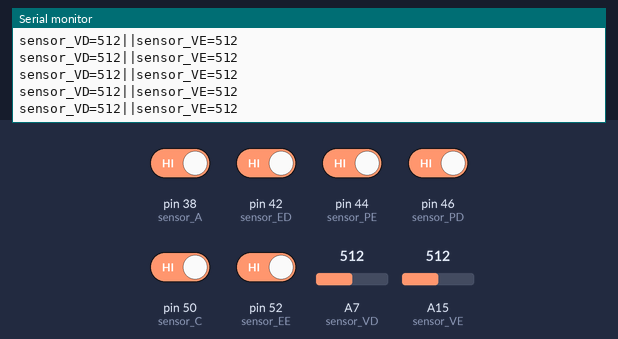
A sketch run on a simulated Arduino Mega 2560, built with avr-gcc and run on an emulated ATmega2560. Parts: the last lines printed to the serial monitor. The test bench sets the inputs (shaded band); at power-on: pin 38 (sensor_A), pin 42 (sensor_ED), pin 44 (sensor_PE), pin 46 (sensor_PD), pin 50 (sensor_C), pin 52 (sensor_EE) HIGH, A7 (sensor_VD) = 512, A15 (sensor_VE) = 512.

Above: at 1.2 s.
1.3 s: A7 (sensor_VD) set to 110
At 2.1 s:
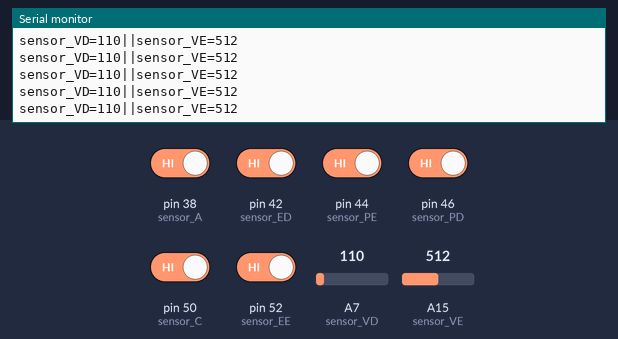
2.8 s: A7 (sensor_VD) set to 90
At 3.3 s:
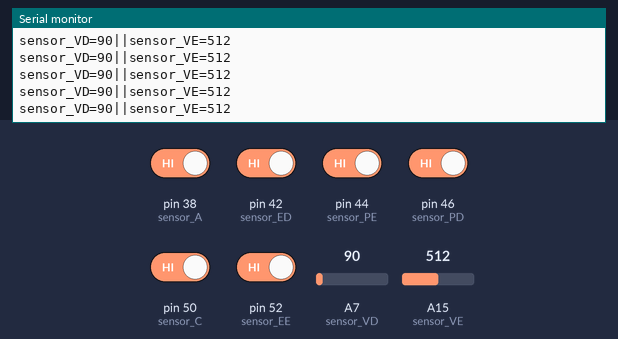
5.8 s: A15 (sensor_VE) set to 105
At 6.9 s:
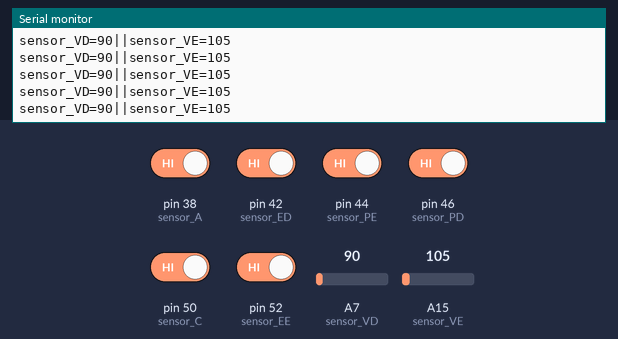
8.8 s: A15 (sensor_VE) set to 91
At 9.8 s:
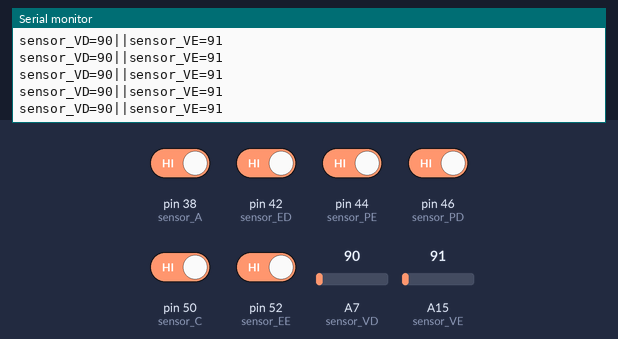
Timing chart, 0 to 11.8 s (numbered marks = the images above; inputs shaded):
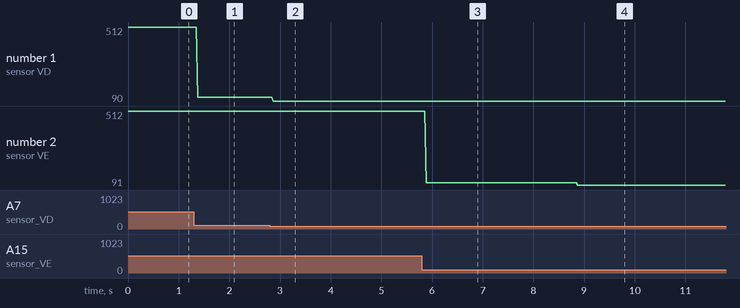

Measured:
- after the input at 1.3 s, the serial monitor: prints a new line after 0.07 s (image 1)
- after the input at 2.8 s, the serial monitor: prints a new line after 0.07 s (image 2)
- after the input at 5.8 s, the serial monitor: prints a new line after 0.09 s (image 3)
- after the input at 8.8 s, the serial monitor: prints a new line after 0.07 s (image 4)
- plotted number 1: 512 → 110 after the input at 1.3 s, 110 → 90 after the input at 2.8 s
- plotted number 2: 512 → 105 after the input at 5.8 s, 105 → 91 after the input at 8.8 s

The sketch:

areaaa.ino
```cpp
//TESTE DE SENSOR
int sensor_VD=A7;
int sensor_VE=A15;
int sensor_EE=52;
int sensor_C=50;
int sensor_A=38;
int sensor_ED=42;
int sensor_PE=44;
int sensor_PD=46;

void setup() {

pinMode(sensor_VE, INPUT_PULLUP);
pinMode(sensor_VD, INPUT_PULLUP);
pinMode(sensor_EE, INPUT_PULLUP);
pinMode(sensor_C, INPUT_PULLUP);
pinMode(sensor_A, INPUT_PULLUP);
pinMode(sensor_ED, INPUT_PULLUP);
pinMode(sensor_PE, INPUT_PULLUP);
pinMode(sensor_PD, INPUT_PULLUP);
Serial.begin(9600);
}

void loop() {

sensor_VD=analogRead(A7);
sensor_VE=analogRead(A15);
sensor_EE=digitalRead(52);
sensor_C=digitalRead(50);
sensor_A=digitalRead(38);
sensor_ED=digitalRead(42);
sensor_PE=digitalRead(44);
sensor_PD=digitalRead(46);

//SENSORES VERDES

Serial.print("sensor_VD=");
Serial.print(sensor_VD);
Serial.print("||");
Serial.print("sensor_VE=");
Serial.println(sensor_VE);

//SENSORES NORMAIS

//Serial.print("sensor_EE=");
//Serial.print(sensor_EE);
//Serial.print("||");
//Serial.print("sensor_C=");
//Serial.print(sensor_C);
//Serial.print("||");
//Serial.print("sensor_A=");
//Serial.print(sensor_A);
//Serial.print("||");
//Serial.print("sensor_ED=");
//Serial.print(sensor_ED);
//Serial.print("||");
//Serial.print("sensor_PE=");
//Serial.print(sensor_PE);
//Serial.print("||");
//Serial.print("sensor_PD=");
//Serial.print(sensor_PD);
//Serial.println("||");
}
```
